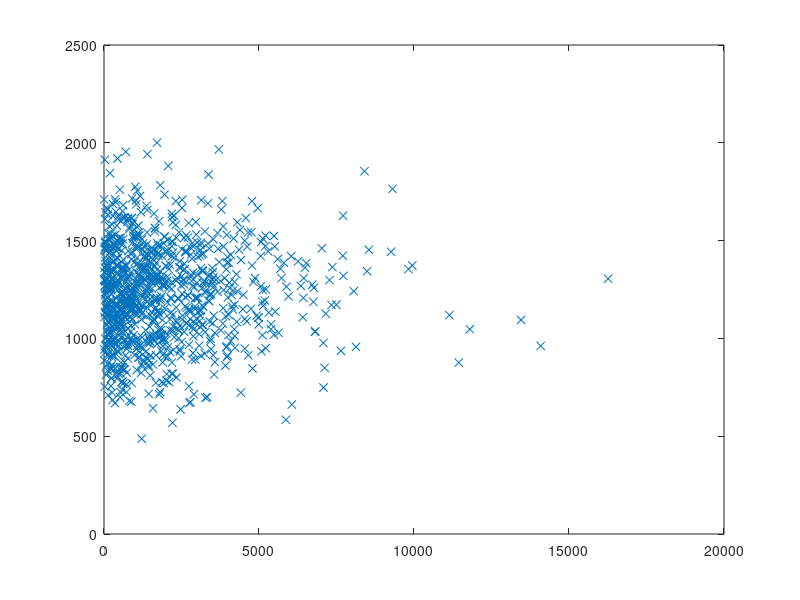

Write MATLAB code to recreate this figure. (Note: this script raises an error after producing the figure.)
clear all
clc

data=load('P1009.mat')
A=data.A;
B=data.B;
plot(A,B,'x')

%test normality dat
[h,p]=lillietest(A,'distribution','norm')
[h,p]=lillietest(B,'distribution','norm')

%Pozor u funkce corr musí být sloupcové vektory dat
%korelační koeficient
[r,p]=corr(A',B','type','Spearman')